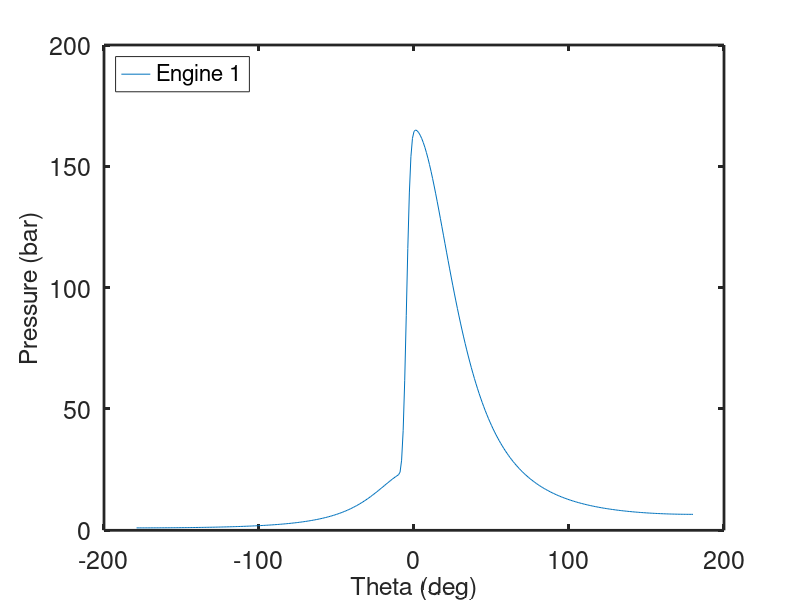
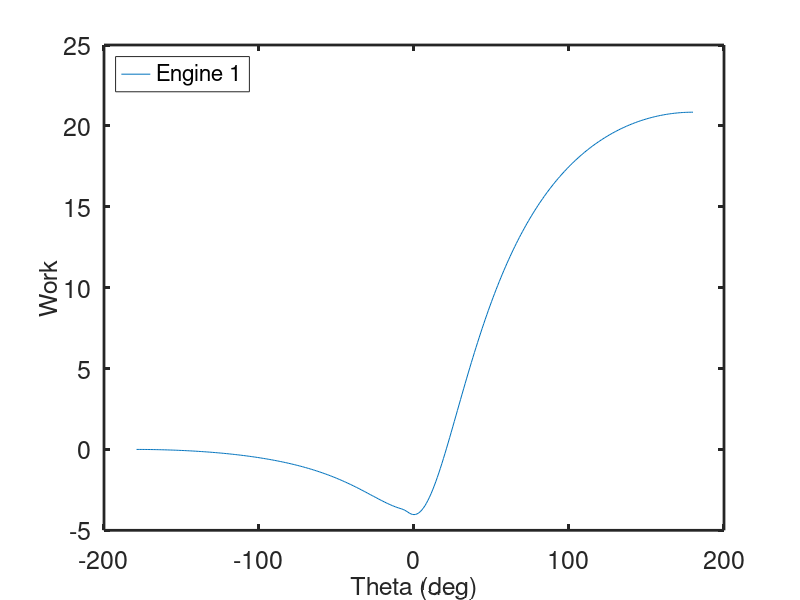

Write MATLAB code to recreate these figures, in order.
function [ ]=FiniteHeatRelease2()
% Gas cycle heat release code for two engines
% engine parameters
clear();
thetas(1,1)= -10; % Engine1 start of heat release (deg)
thetas(2,1)= -10; % Engine2 start of heat release (deg)
thetad(1,1) = 40; % Engine1 duration of heat release (deg)
thetad(2,1) = 10; % Engine2 duration of heat release (deg)
r=10; %compression ratio
gamma= 1.4; %gas const
q= 34.8; % dimensionless total heat release Qin/P1V1
a= 5; %weibe parameter a
n= 3; %weibe exponent n
step=1; % crankangle interval for calculation/plot
NN=360/step; % number of data points
% initialize the results data structure
save.theta=zeros(NN,1); % crankangle
save.vol=zeros(NN,1); % volume
save.press=zeros(NN,2); % pressure
save.work=zeros(NN,2); % work
pinit(1) = 1; % Engine 1 initial dimensionless pressure P/P1
pinit(2) = 1; % Engine 2 initial dimensionless pressure P/P1
% for loop for engine1 and engine2
for j=1:2
theta = -180; %initial crankangle
thetae = theta + step; %final crankangle in step
fy(1) = pinit(j); % assign initial pressure to working vector
fy(2) =0.; % reset work vector
% for loop for pressure and work calculation
for i=1:NN,
[fy, vol] = integrate(theta,thetae,fy);
% reset to next interval
theta = thetae;
thetae = theta+step;
% copy results to output vectors
save.theta(i)=theta;
save.vol(i)=vol;
save.press(i,j)=fy(1);
save.work(i,j)=fy(2);
end %end of pressure and work iteration loop
end %end of engine iteration loop
[pmax1, id_max1] = max(save.press(:,1)); %Engine 1 max pressure
[pmax2, id_max2] = max(save.press(:,2)); %Engine 2 max pressure
thmax1=save.theta(id_max1);%Engine 1 crank angle
thmax2=save.theta(id_max2);%Engine 2 crank angle
w1=save.work(NN,1);
w2=save.work(NN,2);
eta1= w1/q; % thermal efficiency
eta2= w2/q;
imep1 = eta1*q*(r/(r -1)); %imep
imep2 = eta2*q*(r/(r -1));
eta_rat1 = eta1/(1-r^(1-gamma));
eta_rat2 = eta2/(1-r^(1-gamma));
% output overall results
fprintf(' Engine 1 Engine 2 \n');
fprintf(' Theta_start %5.2f %5.2f \n', thetas(1,1), thetas(2,1));
fprintf(' Theta_dur %5.2f %5.2f \n', thetad(1,1), thetad(2,1));
fprintf(' P_max/P_1 %5.2f %5.2f \n', pmax1, pmax2);
fprintf(' Theta_max %7.1f %7.1f \n',thmax1,thmax2);
fprintf(' Net Work/P1V1 %7.2f %7.2f \n', w1,w2);
fprintf(' Efficiency %5.3f %5.3f \n', eta1, eta2);
fprintf(' Eff. Ratio %5.3f %5.3f \n', eta_rat1, eta_rat2);
fprintf(' Imep/P1 %5.2f %5.2f \n', imep1, imep2);
%plot results
plot(save.theta,save.press(:,1))
plot(save.theta,save.press(:,2))
set(gca, 'fontsize', 18,'linewidth',2);
legend('Engine 1', 'Engine 2','Location','NorthWest')
xlabel('Theta (deg)','fontsize', 18)
ylabel('Pressure (bar)','fontsize', 18)
print -deps2 heatrelpressure
%Computer Programs 417
figure( );
plot(save.theta,save.work(:,1))
plot(save.theta,save.work(:,2))
set(gca, 'fontsize', 18,'linewidth',2);
legend('Engine 1', 'Engine 2','Location','NorthWest')
xlabel('Theta (deg)','fontsize', 18)
ylabel('Work','fontsize', 18)
function[fy,vol] = integrate(theta,thetae,fy)
%ode23 integration of the pressure differential equation
%from theta to thetae with current values of fy as initial conditions
[tt, yy] = ode23(@rates, [theta thetae], fy);
for k=1:2
fy(k) = yy(length(tt),k); %put last element of yy into fy vector
end
%pressure differential equation
function [yprime] = rates(theta,fy)
vol=(1.+ (r -1)/2.*(1-cosd(theta)))/r;
dvol=(r - 1)/2.*sind(theta)/r*pi/180.; %dvol/dtheta
dx=0.; %set heat release to zero
if(theta > thetas(j)) % then heat release dx > 0
dum1=(theta -thetas(j))/thetad(j);
x=1.- exp(-(a*dum1^n));
dx=(1-x)*a*n*dum1^(n-1)/thetad(j); %dx/dthetha
end
term1= -gamma*fy(1)*dvol/vol;
term2= (gamma-1)*q*dx/vol;
yprime(1,1)= term1 + term2;
yprime(2,1)= fy(1)*dvol;
end %end of function rates
end %end of function integrate2
end % heat_release_weibe